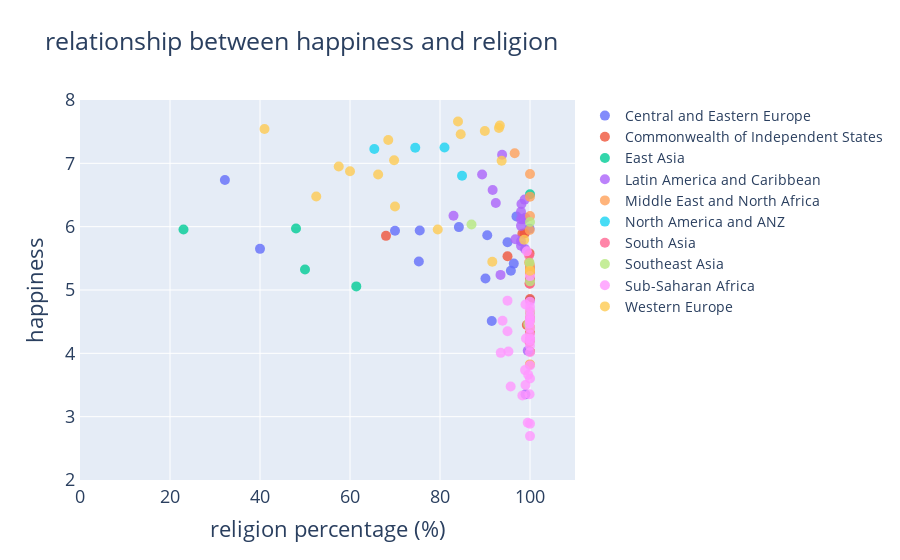

Notebook cell for this chart:
### Code cell
trace=[go.Scatter(y=df_religion[a+'_happiness'],x=df_religion[a+'_religion_pct'],
                     text=df_religion[a+'_country'],mode='markers',marker=dict(size=10, opacity=0.8), 
                     name=a) for a in region]
data = trace
layout = go.Layout(title='relationship between happiness and religion', 
                    font=dict(size=18),
                    yaxis=dict(title='happiness', range=[2, 8],showline=True),
                    xaxis=dict(title='religion percentage (%)',range=[0, 110], showline=True), 
                    legend=dict(font=dict(size=14)))
fig = go.Figure(data=data, layout=layout)
py.iplot(fig)

### Figure 1 — Plotly figure (JSON) as saved in the notebook; plotly's stock layout.template omitted (floating-point values rounded to 4 significant figures; data arrays with more than 128 entries replaced by an {"elided": "..."} marker saying what was removed)
{"data": [{"marker": {"opacity": 0.8, "size": 10}, "mode": "markers", "name": "Central and Eastern Europe", "text": {"elided": "142 str values"}, "type": "scatter", "x": {"elided": "142 float values"}, "y": {"elided": "142 float values"}}, {"marker": {"opacity": 0.8, "size": 10}, "mode": "markers", "name": "Commonwealth of Independent States", "text": {"elided": "142 str values"}, "type": "scatter", "x": {"elided": "142 float values"}, "y": {"elided": "142 float values"}}, {"marker": {"opacity": 0.8, "size": 10}, "mode": "markers", "name": "East Asia", "text": {"elided": "142 str values"}, "type": "scatter", "x": {"elided": "142 float values"}, "y": {"elided": "142 float values"}}, {"marker": {"opacity": 0.8, "size": 10}, "mode": "markers", "name": "Latin America and Caribbean", "text": {"elided": "142 str values"}, "type": "scatter", "x": {"elided": "142 float values"}, "y": {"elided": "142 float values"}}, {"marker": {"opacity": 0.8, "size": 10}, "mode": "markers", "name": "Middle East and North Africa", "text": {"elided": "142 str values"}, "type": "scatter", "x": {"elided": "142 float values"}, "y": {"elided": "142 float values"}}, {"marker": {"opacity": 0.8, "size": 10}, "mode": "markers", "name": "North America and ANZ", "text": {"elided": "142 str values"}, "type": "scatter", "x": {"elided": "142 float values"}, "y": {"elided": "142 float values"}}, {"marker": {"opacity": 0.8, "size": 10}, "mode": "markers", "name": "South Asia", "text": {"elided": "142 str values"}, "type": "scatter", "x": {"elided": "142 float values"}, "y": {"elided": "142 float values"}}, {"marker": {"opacity": 0.8, "size": 10}, "mode": "markers", "name": "Southeast Asia", "text": {"elided": "142 str values"}, "type": "scatter", "x": {"elided": "142 float values"}, "y": {"elided": "142 float values"}}, {"marker": {"opacity": 0.8, "size": 10}, "mode": "markers", "name": "Sub-Saharan Africa", "text": {"elided": "142 str values"}, "type": "scatter", "x": {"elided": "142 float values"}, "y": {"elided": "142 float values"}}, {"marker": {"opacity": 0.8, "size": 10}, "mode": "markers", "name": "Western Europe", "text": {"elided": "142 str values"}, "type": "scatter", "x": {"elided": "142 float values"}, "y": {"elided": "142 float values"}}], "layout": {"font": {"size": 18}, "legend": {"font": {"size": 14}}, "title": {"text": "relationship between happiness and religion"}, "xaxis": {"range": [0, 110], "showline": true, "title": {"text": "religion percentage (%)"}}, "yaxis": {"range": [2, 8], "showline": true, "title": {"text": "happiness"}}}}
